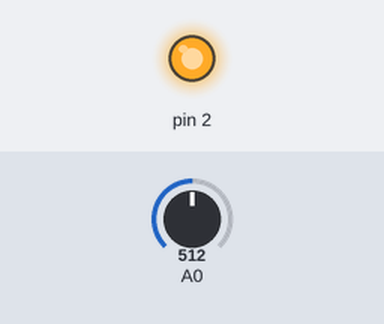
A sketch run on a simulated Arduino Uno, built with avr-gcc and run on an emulated ATmega328P. Parts: output pins drawn as LEDs (lit = HIGH). The test bench sets the inputs (shaded band); at power-on: A0 = 512.

Above: at 1.2 s.
1.3 s: A0 set to 178
2.8 s: A0 set to 148
At 4.0 s:
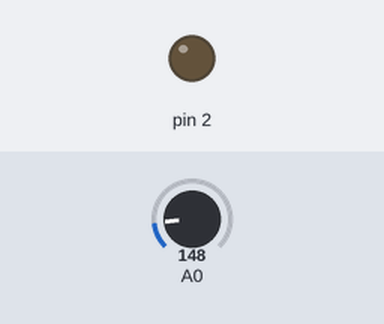
4.3 s: A0 set to 306
At 5.1 s:
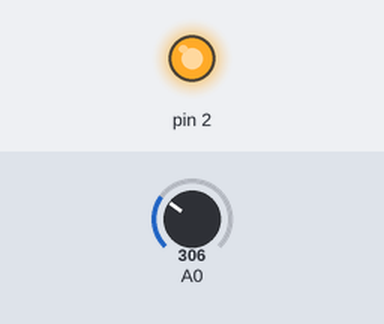
5.8 s: A0 set to 122
At 7.1 s:
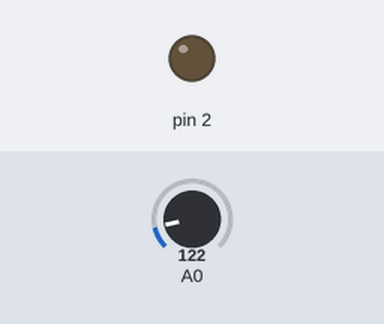
Timing chart, 0 to 8.3 s (numbered marks = the images above; inputs shaded):
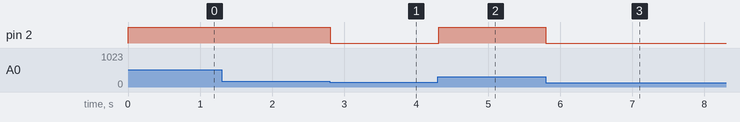

The sketch:

sensorTemperatura.ino
```cpp
void setup()
{
  pinMode(A0, INPUT);
  pinMode(2, OUTPUT);
}

void loop()
{
  if ((-40 + 0.488155 * (analogRead(A0) - 20)) >= 30) {
    digitalWrite(2, HIGH);
  } else {
    digitalWrite(2, LOW);
  }
  delay(10);
}
```

Measured:
- the behaviour switches between 164 and 163 on A0 (found by bisection; images 0 and 1)
- after the input at 1.3 s, every drawn part: stays the same
- after the input at 2.8 s, pin 2: HIGH → LOW at once
- after the input at 4.3 s, pin 2: LOW → HIGH at once
- after the input at 5.8 s, pin 2: HIGH → LOW at once
